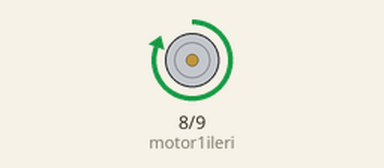
Simulated run of this sketch. Board: Arduino Uno, built with avr-gcc and run on an emulated ATmega328P. On the bench: motor-driver pin pairs drawn as motors (green arrow = first pin HIGH = forward, orange = second pin HIGH = backward, longer = more drive).

Above: at 1.0 s.
At 3.0 s:
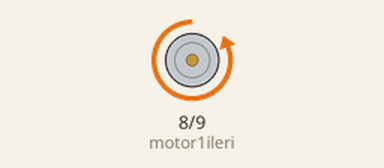
Timing chart, 0 to 5.2 s (numbered marks = the images above):
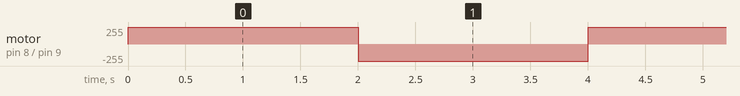

The sketch:

motor-.ino
```cpp
int motor1ileri=8;
int motor1geri=9;
void setup() {
  pinMode(motor1ileri, OUTPUT);
  pinMode(motor1geri, OUTPUT);
}

void loop() {

  digitalWrite(motor1ileri, HIGH);
  digitalWrite(motor1geri, LOW);
  delay(2000);
  digitalWrite(motor1ileri, LOW);
  digitalWrite(motor1geri, HIGH);
  delay(2000);

}
```

Measured:
- by itself, motor on pin 8 (motor1ileri) / pin 9 (motor1geri): alternates forward 255/255 for 2.0 s and backward 255/255 for 2.0 s
